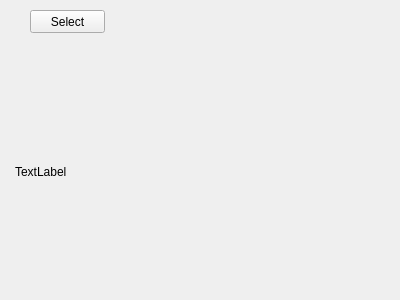
<?xml version="1.0" encoding="UTF-8"?>
<ui version="4.0">
 <class>Form</class>
 <widget class="QWidget" name="Form">
  <property name="geometry">
   <rect>
    <x>0</x>
    <y>0</y>
    <width>400</width>
    <height>300</height>
   </rect>
  </property>
  <property name="windowTitle">
   <string>Form</string>
  </property>
  <widget class="QLabel" name="label">
   <property name="geometry">
    <rect>
     <x>15</x>
     <y>91</y>
     <width>351</width>
     <height>161</height>
    </rect>
   </property>
   <property name="text">
    <string>TextLabel</string>
   </property>
  </widget>
  <widget class="QPushButton" name="select">
   <property name="geometry">
    <rect>
     <x>30</x>
     <y>10</y>
     <width>75</width>
     <height>23</height>
    </rect>
   </property>
   <property name="text">
    <string>Select</string>
   </property>
  </widget>
 </widget>
 <resources/>
 <connections>
  <connection>
   <sender>select</sender>
   <signal>clicked()</signal>
   <receiver>Form</receiver>
   <slot>test()</slot>
   <hints>
    <hint type="sourcelabel">
     <x>69</x>
     <y>28</y>
    </hint>
    <hint type="destinationlabel">
     <x>127</x>
     <y>75</y>
    </hint>
   </hints>
  </connection>
 </connections>
 <slots>
  <slot>select_m()</slot>
  <slot>test()</slot>
 </slots>
</ui>
